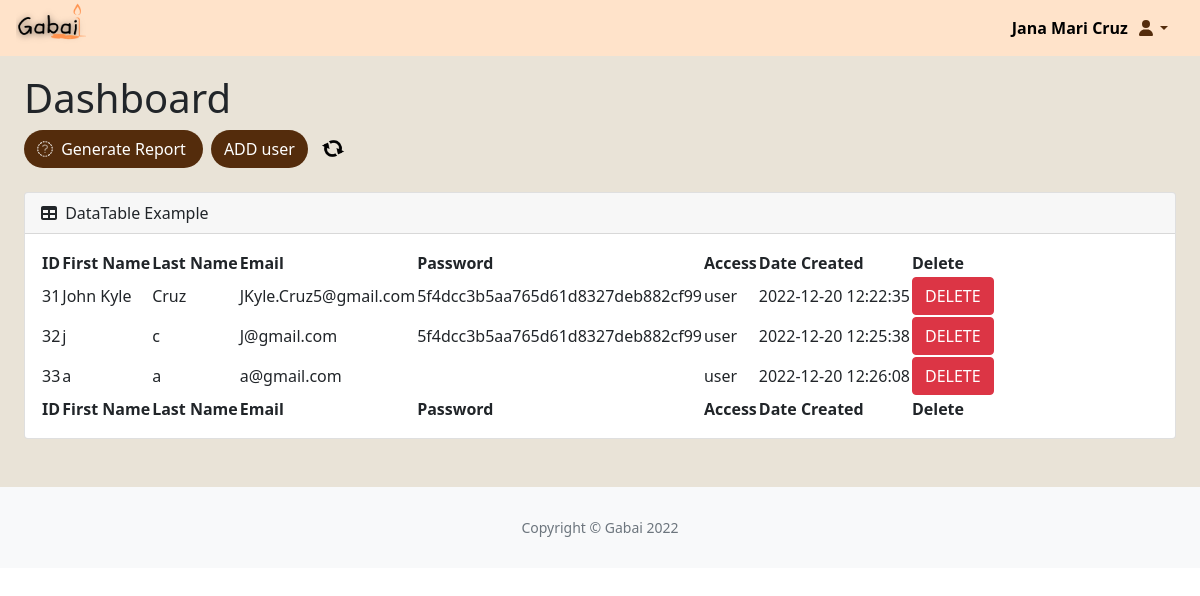
Page /Admin-UI/admin-homepage.php (signed in) on the committed database.
### tables this page shows
CREATE TABLE `gabai_user` (
  `user_id` int(25) NOT NULL,
  `grp_unique_ids` int(25) DEFAULT NULL,
  `first_name` varchar(255) DEFAULT NULL,
  `last_name` varchar(255) DEFAULT NULL,
  `email` varchar(255) DEFAULT NULL,
  `password` varchar(255) DEFAULT NULL,
  `access` varchar(255) DEFAULT NULL,
  `date_created` datetime NOT NULL DEFAULT current_timestamp()
);

### gabai-database.php (called while the page is built, shortened)
<?php
Class Gabai {
    private $server = "mysql:host=localhost; dbname=gabai_database";
    private $user = "root";
    private $pass = "";
    private $options = array(PDO::ATTR_ERRMODE => PDO::ERRMODE_EXCEPTION, PDO::ATTR_DEFAULT_FETCH_MODE => PDO::FETCH_ASSOC);
    public function openConnection()
    {
        try
        {
            $this->con = new PDO($this->server, $this->user,$this->pass,$this->options);
            return $this->con;
        }
        catch (PDOException $e)
        {
            echo "There is some problem Connecting to the Database:". $e->getMessage();
        }
    }
    public function get_userdata()
    {
        if(isset($_SESSION['userdata'])){
           return $_SESSION['userdata'];
        } else {
            return null;
        }
    }
    public function get_users()
    {
        $access = 'user';
        $connection = $this->openConnection();
        $stmt = $connection->prepare("SELECT * FROM gabai_user WHERE access = ? "  );
        $stmt->execute([$access]);
        $users = $stmt->fetchAll();
        $total = $stmt->rowCount();
        if($total > 0){
            return $users;
        } else {
        }
    }
}
$gabai = new Gabai();
?>

### Admin-UI/admin-homepage.php (the view, shortened to what this page needs)
<?php
    require_once ('../gabai-database.php');
    $userdetails = $gabai->get_userdata();
    $user = $gabai->get_users();
?>
<!DOCTYPE html>
<html lang="en">
    <head>
        <link href="https://cdn.jsdelivr.net/npm/simple-datatables@latest/dist/style.css" rel="stylesheet" />
        <link href="css/styles.css" rel="stylesheet" />
    </head>
    <body class="sb-nav-fixed">
        <nav class="sb-topnav navbar navbar-expand pb-3 pt-3" style="background-color: #FFE3CA;">
            <a class="navbar-brand ps-3" href="admin-homepage.html"><img src="./assets/img/gabai.png" alt="" width="70"></a>
            <ul class="navbar-nav ms-auto ms-md-0 me-3 me-lg-4">
                <li><p class="mt-3" style="color: black;" aria-placeholder="Admin Username"><b><?php echo $userdetails['fullname']; ?> </b></p></li>
                <li class="nav-item dropdown mt-2">
                    <a class="nav-link dropdown-toggle" style="color: #542C0C;" id="navbarDropdown" href="#" role="button" data-bs-toggle="dropdown" aria-expanded="false"><i class="fas fa-user fa-fw"></i></a>
                </li>
            </ul>
        </nav>
            <div id="layoutSidenav_content" style="background-color: #E9E3D7;">
                <main>
                    <div class="container-fluid px-4" style="margin-top: 50px; background-color: #E9E3D7;">
                        <h1 class="mt-4 pt-4">Dashboard</h1>
                        <ol class="breadcrumb mb-4">
                        <form class="form-inline me-2" method="post" action="./report.php">
                            <button type="submit" id="pdf" name="generate_pdf" class="btn rounded-pill" style="background-color: #542C0C; color: white;"> <i class="fa fa-pdf" aria-hidden="true"></i><span class="ms-1 pe-1"> Generate Report</span></button></form>
                            <button name="add-user" class="btn rounded-pill" data-bs-toggle="modal" data-bs-target="#register" style="background-color: #542C0C; color: white;">ADD user</button>
                            <a href=""><img src="./assets/img/refresh.png" width="50" alt=""></a>
                        </ol>
                        <div class="card mb-4 rounded-5 mb-5">
                            <div class="card-header">
                                <i class="fas fa-table me-1"></i>
                                DataTable Example
                            </div>
                            <div class="card-body">
                                <table id="datatablesSimple">
                                    <thead>
                                        <tr>
                                            <th>ID</th>
                                            <th>First Name</th>
                                            <th>Last Name</th>
                                            <th>Email</th>
                                            <th>Password</th>
                                            <th>Access</th>
                                            <th>Date Created</th>
                                            <th>Delete</th>
                                        </tr>
                                    </thead>
                                    <tfoot>
                                        <tr>
                                            <th>ID</th>
                                            <th>First Name</th>
                                            <th>Last Name</th>
                                            <th>Email</th>
                                            <th>Password</th>
                                            <th>Access</th>
                                            <th>Date Created</th>
                                            <th>Delete</th>
                                        </tr>
                                    </tfoot>
                                    <tbody><?php foreach ($user as $user){?>
                                        <tr> <form action="" method="POST">
                                            <td><?php echo $uid = $user['user_id'];  ?></td>
                                            <td><?php echo $user['first_name']; ?></td>
                                            <td><?php echo $user['last_name']; ?></td>
                                            <td><?php echo $user['email']; ?></td>
                                            <td><?php echo $pass = $user['password']; ?></td>
                                            <td><?php echo $user['access']; ?></td>
                                            <td><?php echo $user['date_created']; ?></td>
                                            <td><button name="delete" data-bs-toggle="modal" data-bs-target ="#deletemodal" type="submit" class="btn btn-danger deletebtn" value="<?php $uid ?>"> DELETE </button></td>
                                            </form></tr>
                                     <?php }  ?>
                                    </tbody>
                                </table>
                            </div>
                        </div>
                    </div>
                </main>
                <footer class="py-4 bg-light mt-5">
                    <div class="container-fluid px-4">
                        <div class="d-flex align-items-center justify-content-between small">
                            <div class="text-muted">Copyright &copy; Gabai 2022</div>
                    </div>
                </footer>
            </div>
    </body>
</html>

### rows in the picture
gabai_user: user_id "31", first_name "John Kyle", last_name "Cruz", email "JKyle.Cruz5@gmail.com", password "5f4dcc3b5aa765d61d8327deb882cf99", access "user", date_created "2022-12-20 12:22:35"
gabai_user: user_id "32", first_name "j", last_name "c", email "J@gmail.com", password "5f4dcc3b5aa765d61d8327deb882cf99", access "user", date_created "2022-12-20 12:25:38"
gabai_user: user_id "33", first_name "a", last_name "a", email "a@gmail.com", access "user", date_created "2022-12-20 12:26:08"

### other values in the picture
$userdetails['fullname'] "Jana Mari Cruz"
